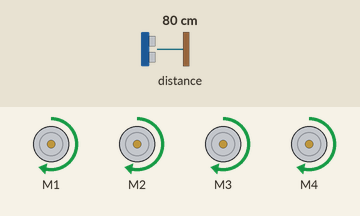
A sketch run on a simulated Arduino Uno, built with avr-gcc and run on an emulated ATmega328P. On the bench: 4 × DC motor (green arrow = forward, orange = backward, longer = faster). Inputs (shaded band) come from the test bench; at power-on: distance to the obstacle 80 cm. At 0.9 s the program stops and its outputs stay as they are.

Above: at 0.8 s.
0.9 s: distance to the obstacle set to 2 cm
At 2.1 s:
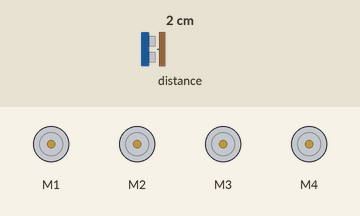
Timing chart, 0 to 2.4 s (numbered marks = the images above; inputs shaded):
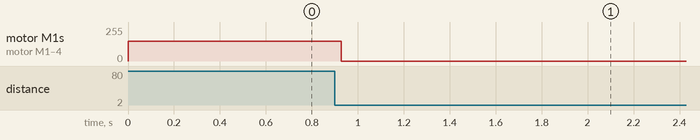

Measured:
- after the input at 0.9 s, motor M1–4: forward 150/255 → stopped at once

The sketch:

code_for_maze_testing.ino
```cpp
#include <AFMotor.h>
#include <Wire.h>
#include <VL53L0X.h>

AF_DCMotor L1(1), L2(2), R1(3), R2(4);
VL53L0X front;

void setup() {
  Wire.begin();
  front.init();
  front.startContinuous();

  // start driving
  L1.run(FORWARD); L2.run(FORWARD); R1.run(FORWARD); R2.run(FORWARD);
  L1.setSpeed(150); L2.setSpeed(150); R1.setSpeed(150); R2.setSpeed(150);

  // keep moving until wall ≤15 cm
  while (front.readRangeContinuousMillimeters()/10 > 15) {}

  // stop
  L1.run(RELEASE); L2.run(RELEASE); R1.run(RELEASE); R2.run(RELEASE);
  while(1); // done
}

void loop() {}
```
